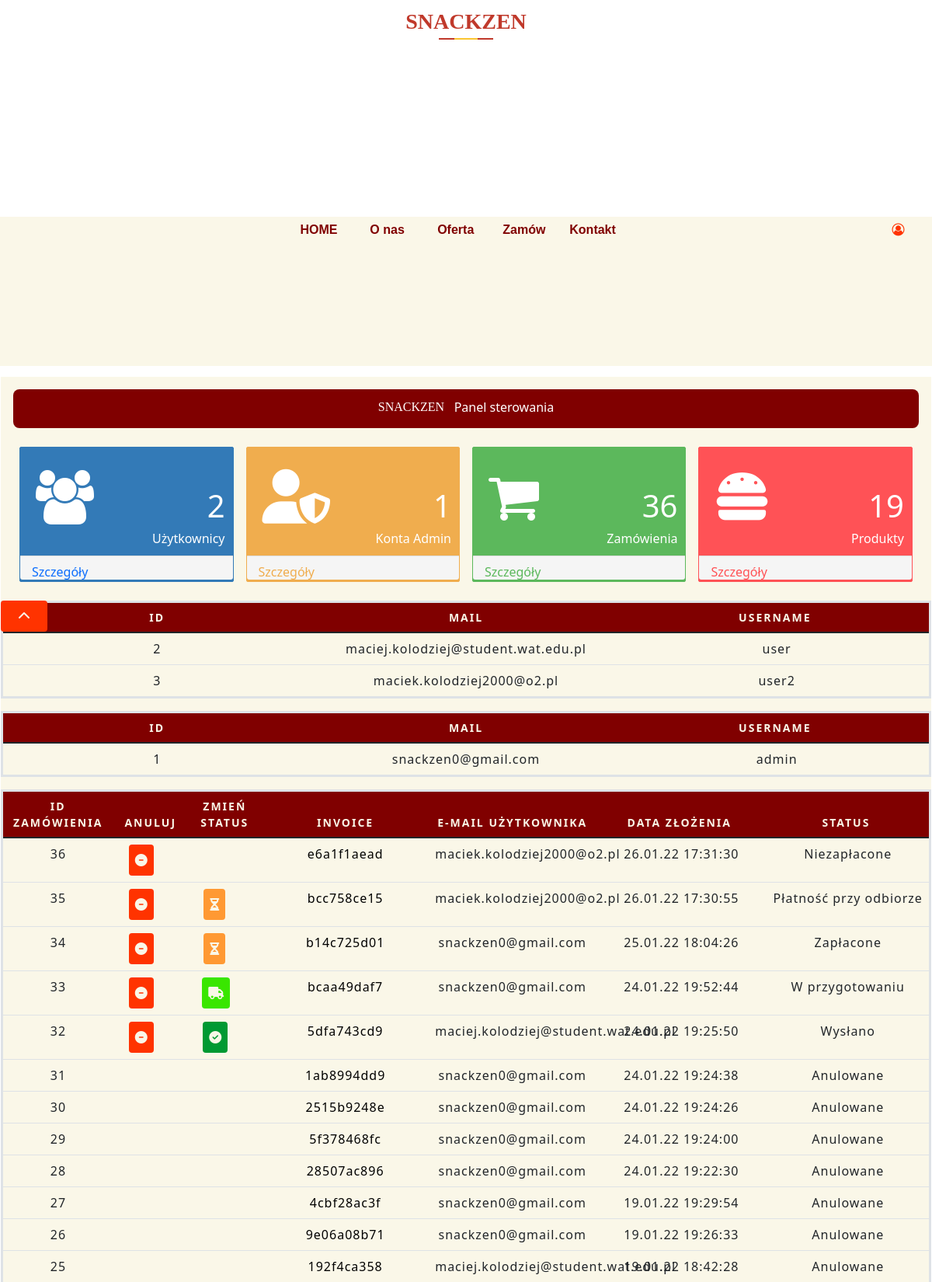
Screenshot of /admin_panel (upper part) with the database file from the repository.
### Restaurant/models.py (models this page shows, shortened)
class User(db.Model, UserMixin):
    id = db.Column(db.Integer, primary_key=True)
    username = db.Column(db.String(20), unique=True, nullable=False)
    email = db.Column(db.String(120), unique=True, nullable=False)
    password = db.Column(db.String(60), unique=True)

class CustomerOrder(db.Model):
    id = db.Column(db.Integer, primary_key=True)
    invoice = db.Column(db.String(20), unique=True, nullable=False)
    status = db.Column(db.String(20), default='Niezapłacone', nullable=False)
    customer_id = db.Column(db.String(20), unique=False, nullable=False)
    date_created = db.Column(db.DateTime, default=datetime.utcnow, nullable=False)
    orders = db.Column(JsonEcodedDict)

### Restaurant/routes.py (the view)
@app.route('/admin_panel')
def admin_panel():
    users = User.query.all()
    orders = CustomerOrder.query.all()
    products = Product.query.all()
    return render_template('admin_panel.html', menu=menu, title='Admin Panel', orders=orders, last_user=len(users),users=users,
                           number_of_orders=len(orders), products=products, number_of_products=len(products))

### Restaurant/models.py (called while the page is built)
    def process_result_value(self, value, dialect):
        if value is None:
            return {}
        else:
            return json.loads(value)

### Restaurant/templates/admin_panel.html (shortened to what this page needs)
{% extends "layout.html" %}
{% block content %}
    <div id="information-box">
<div class='center-content'>
    <link rel="stylesheet" href="https://cdnjs.cloudflare.com/ajax/libs/font-awesome/4.7.0/css/font-awesome.min.css">
    <div class='all-border' id="all-border">
      <div class='shows-location'>
        <div class='location-text'>
            <span class='location'>&nbsp; &nbsp;Panel sterowania <p style="font-family: Food;float: left">SNACKZEN</p></span>
        </div>
      </div>
      <section role="tablist">
        <div class='site-info'>
          <div class='all-quick-info'>
            <div class='info-icon'><i class="fa">&#xf0c0;</i></div>
            <div class='text-right'>
              <div class='info-numbers'><span>{{ last_user - 1}}</span></div>
              <div>Użytkownicy</div>
            </div>
            <div class='info-box-footer'>
              <a class='user-href' href="#users"><span class="pull-left">Szczegóły</span></a>
            </div>
          </div>
          <div style='background: #f0ad4e; border-color: #f0ad4e;' class='all-quick-info'>
            <div class='info-icon'> <i class="fas fa-user-shield"></i></div>
            <div class='text-right'>
              <div class='info-numbers'><span>1</span></div>
              <div>Konta Admin</div>
            </div>
            <div class='info-box-footer'>
              <a href='#admins' class='user-href' style='color: #f0ad4e;'><span class="pull-left">Szczegóły</span>
                <span class='pull-right'></span></a>
            </div>
          </div>
          <div style='background: #5cb85c; border-color: #5cb85c;' class='all-quick-info'>
            <div class='info-icon'> <i class="fa">&#xf07a;</i></div>
            <div class='text-right'>
              <div class='info-numbers'><span>{{ number_of_orders }}</span></div>
              <div>Zamówienia</div>
            </div>
            <div class='info-box-footer'>
              <a href='#orders' class='user-href' style='color: #5cb85c;'><span class="pull-left">Szczegóły</span>
                <span class='pull-right'></span></a>
            </div>
          </div>
          <div style='background: #ff5256; border-color: #ff5256;' class='all-quick-info'>
            <div class='info-icon'><i class="fas fa-hamburger"></i></div>
            <div class='text-right'>
              <div class='info-numbers'><span>{{ number_of_products }}</span></div>
              <div>Produkty</div>
            </div>
            <div class='info-box-footer'>
              <a href="#products" class='user-href' style='color: #ff5256;'><span class="pull-left">Szczegóły</span>
                <span class='pull-right'></span></a>
            </div>
          </div>
        </div>
      </section>
             <button style="position: fixed;width: 5%" class="btn btn-primary hBack" onclick="topFunction()"><i class="fas fa-chevron-up"></i></button>
        <table class="table table-hover show active" id="users">
      <thead>
        <th class="text-center">ID</th>
        <th class="text-center">Mail</th>
        <th class="text-center">Username</th>
      </thead>
    <tbody>
    {% for user in users %}
        {% if user.username != "admin" %}
        <tr>
          <td class="text-center">{{ user.id }}</td>
          <td class="text-center">{{ user.email }}</td>
          <td><span class="label label-info"><span class="glyphicon glyphicon-time">&nbsp;</span>{{ user.username }}</span>
          </td>
        </tr>
        {% endif %}
    {% endfor %}
    </tbody>
</table>
    <table class="table table-hover " id="admins">
      <thead>
        <th class="text-center">ID</th>
        <th class="text-center">Mail</th>
        <th class="text-center">Username</th>
      </thead>
    <tbody>
    {% for user in users %}
        {% if user.username == "admin" %}
        <tr>
          <td class="text-center">{{ user.id }}</td>
          <td class="text-center">{{ user.email }}</td>
          <td><span class="label label-info"><span class="glyphicon glyphicon-time">&nbsp;</span>{{ user.username }}</span>
          </td>
        </tr>
        {% endif %}
    {% endfor %}
    </tbody>
</table>
        <table class="table table-hover " id="orders">
      <thead>
        <th style="width: 12%" class="text-center">Id zamówienia</th>
        <th style="width: 8%" class="text-center" >Anuluj</th>
        <th style="width: 8%" class="text-center">Zmień status</th>
        <th class="text-center">Invoice</th>
        <th class="text-center">E-mail użytkownika</th>
        <th class="text-center">Data Złożenia</th>
        <th class="text-center">Status</th>
      </thead>
    <tbody>
    {% for order in orders|reverse %}
        <tr>
          <td style="width: 12%" class="text-center">{{ order.id }}</td>
            <td style="width: 8%" class="text-center" >
            {% if order.status != 'Dostarczono' and order.status != 'Anulowane' %}
                <form style="width: 100%" class="form-btn" action="{{url_for('update_order')}}" method="POST">
                <button style="margin: auto" class="btn"><i class="fas fa-minus-circle"></i></button>
                </form>
            {% endif %}
            </td>
            <td style="width: 8%" class="text-center">
                {% if order.status=='Zapłacone' or order.status=='Płatność przy odbiorze' %}
                    <form style="width: 100%" class="form-btn" action="{{url_for('update_order')}}" method="POST">
                    <button style="background-color: #ff9933;margin: auto" class="btn"><i class="fas fa-hourglass-half"></i></button>
                    </form>
                {% endif %}
                {% if order.status=='W przygotowaniu' %}
                    <form style="width: 100%" class="form-btn" action="{{url_for('update_order')}}" method="POST">
                    <button style="background-color: #39e600;margin: auto" class="btn"><i class="fas fa-truck"></i></button>
                    </form>
                {% endif %}
                {% if order.status=='Wysłano' %}
                    <form style="width: 100%" class="form-btn" action="{{url_for('update_order')}}" method="POST">
                    <button style="background-color: #009933;margin: auto" class="btn"><i class="fas fa-check-circle"></i></button>
                    </form>
                {% endif %}
            </td>
          <td class=""><a style="text-decoration: none;color:black " href="/orders/{{order.invoice}}">{{ order.invoice }}</a></td>
          <td class="text-center">
              {% for user in users %}
                  {% if user.id == order.customer_id|int %}
                      {{ user.email }}
                  {% endif %}
                  {% endfor %}
            </td>
            <td><span class="label label-info"><span class="glyphicon glyphicon-time">&nbsp;</span>{{ order.date_created.strftime("%d.%m.%y %H:%M:%S") }}</span>
          <td ><span class="label label-info"><span class="glyphicon glyphicon-time">&nbsp;</span>{{ order.status }}</span>
          </td>
        </tr>
    {% endfor %}
    </tbody>
</table>
    </div>
    </div>
</div>
{% endblock %}

### Restaurant/static/styles/style.css (style rules this page uses)
body { margin: 0px; height: 100vh; width: 100%; background-color: white; overflow: hidden; }
form { width: 100%; display: grid; grid-template-columns: auto auto; grid-gap: 1%; }
#information-box { height: 81.7%; width: 100%; background-color: rgb(250,247, 232); display: flex; flex-direction: row; justify-content: space-around; }
table { table-layout: fixed; width: 100%; border-collapse: collapse; border: 3px solid #800000; }
thead { background-color: #800000; color: rgb(250,247, 232); font-size: 0.875rem; text-transform: uppercase; }
tbody td { text-align: center; }
th { letter-spacing: 2px; border: 1px solid #800000; }
td { letter-spacing: 1px; justify-content: space-between; }
.btn { font-size: 1rem; background-color: #ff3300; color: rgb(250,247, 232); border: maroon; padding: .5rem; }
.form-btn { width: 20%; }
.all-border { border: 1px solid white; width: auto; height: 100%; overflow-y: auto; }
.shows-location { border: 1px solid transparent; width: auto; height: 50px; margin: 1em; border-radius: 8px; background: maroon; color: white; text-align: center; }
.location { font-size: 16px; display: inline-block; margin: 0; vertical-align: middle; padding: 10px 30px; }
.location-text { display: inline-block; margin: 0; }
.site-info { margin: 1em; height: AUTO; display: flex; }
.all-quick-info { border: 1px solid; width: 50%; height: auto; border-radius: 2px; color: #fff; background-color: #337ab7; border-color: #337ab7; margin: 0.5em; }
.info-icon { font-size: 70px; padding: 10px 20px; }
.info-numbers { font-size: 40px; }
.text-right { text-align: right; margin-top: -90px; padding: 10px; }
.info-box-footer { padding: 15px 15px; background-color: #f5f5f5; border-top: 1px solid #ddd; border-bottom-right-radius: 3px; border-bottom-left-radius: 3px; }
.pull-left { margin-top: -3%; }

### rows the page displays
User: id "2", email "maciej.kolodziej@student.wat.edu.pl", username "user"
User: id "3", email "maciek.kolodziej2000@o2.pl", username "user2"
User: id "1", email "snackzen0@gmail.com", username "admin"
CustomerOrder: id "36", invoice "e6a1f1aead", date_created "26.01.22 17:31:30", status "Niezapłacone"
CustomerOrder: id "35", invoice "bcc758ce15", date_created "26.01.22 17:30:55", status "Płatność przy odbiorze"
CustomerOrder: id "34", invoice "b14c725d01", date_created "25.01.22 18:04:26", status "Zapłacone"
CustomerOrder: id "33", invoice "bcaa49daf7", date_created "24.01.22 19:52:44", status "W przygotowaniu"
CustomerOrder: id "32", invoice "5dfa743cd9", date_created "24.01.22 19:25:50", status "Wysłano"
CustomerOrder: id "31", invoice "1ab8994dd9", date_created "24.01.22 19:24:38", status "Anulowane"
CustomerOrder: id "30", invoice "2515b9248e", date_created "24.01.22 19:24:26", status "Anulowane"
CustomerOrder: id "29", invoice "5f378468fc", date_created "24.01.22 19:24:00", status "Anulowane"
CustomerOrder: id "28", invoice "28507ac896", date_created "24.01.22 19:22:30", status "Anulowane"
CustomerOrder: id "27", invoice "4cbf28ac3f", date_created "19.01.22 19:29:54", status "Anulowane"
CustomerOrder: id "26", invoice "9e06a08b71", date_created "19.01.22 19:26:33", status "Anulowane"
CustomerOrder: id "25", invoice "192f4ca358", date_created "19.01.22 18:42:28", status "Anulowane"

### other values shown
{{ el.name }} "HOME" "O nas" "Oferta" "Zamów" "Kontakt"
{{ last_user - 1 }} "2"
{{ number_of_orders }} "36"
{{ number_of_products }} "19"
